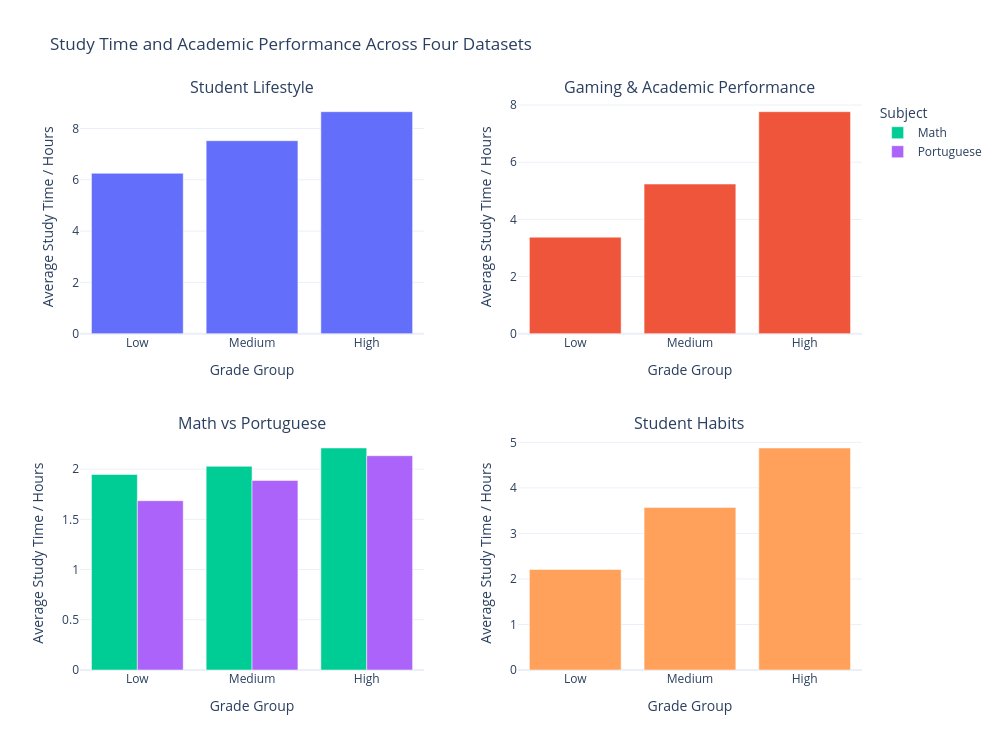

This figure's notebook cell:
### Markdown cell above
## Study time

_Students spending more time studying tend to achieve higher academic performance._

### Code cell
#| class: col-page-right

%run plots/study_time_plot.ipynb

### Figure 1 — Plotly figure (JSON) as saved in the notebook; plotly's stock layout.template omitted (floating-point values rounded to 4 significant figures)
{"data": [{"showlegend": false, "type": "bar", "x": ["Low", "Medium", "High"], "xaxis": "x", "y": [6.252, 7.522, 8.654], "yaxis": "y"}, {"showlegend": false, "type": "bar", "x": ["Low", "Medium", "High"], "xaxis": "x2", "y": [3.378, 5.236, 7.768], "yaxis": "y2"}, {"name": "Math", "type": "bar", "x": ["Low", "Medium", "High"], "xaxis": "x3", "y": [1.946, 2.028, 2.21], "yaxis": "y3"}, {"name": "Portuguese", "type": "bar", "x": ["Low", "Medium", "High"], "xaxis": "x3", "y": [1.685, 1.887, 2.133], "yaxis": "y3"}, {"showlegend": false, "type": "bar", "x": ["Low", "Medium", "High"], "xaxis": "x4", "y": [2.207, 3.571, 4.876], "yaxis": "y4"}], "layout": {"annotations": [{"font": {"size": 16}, "showarrow": false, "text": "Student Lifestyle", "x": 0.22, "xanchor": "center", "xref": "paper", "y": 1, "yanchor": "bottom", "yref": "paper"}, {"font": {"size": 16}, "showarrow": false, "text": "Gaming & Academic Performance", "x": 0.78, "xanchor": "center", "xref": "paper", "y": 1, "yanchor": "bottom", "yref": "paper"}, {"font": {"size": 16}, "showarrow": false, "text": "Math vs Portuguese", "x": 0.22, "xanchor": "center", "xref": "paper", "y": 0.41, "yanchor": "bottom", "yref": "paper"}, {"font": {"size": 16}, "showarrow": false, "text": "Student Habits", "x": 0.78, "xanchor": "center", "xref": "paper", "y": 0.41, "yanchor": "bottom", "yref": "paper"}], "barmode": "group", "height": 750, "legend": {"title": {"text": "Subject"}}, "title": {"text": "Study Time and Academic Performance Across Four Datasets"}, "width": 1000, "xaxis": {"anchor": "y", "domain": [0, 0.44], "title": {"text": "Grade Group"}}, "xaxis2": {"anchor": "y2", "domain": [0.56, 1], "title": {"text": "Grade Group"}}, "xaxis3": {"anchor": "y3", "domain": [0, 0.44], "title": {"text": "Grade Group"}}, "xaxis4": {"anchor": "y4", "domain": [0.56, 1], "title": {"text": "Grade Group"}}, "yaxis": {"anchor": "x", "domain": [0.59, 1], "title": {"text": "Average Study Time / Hours"}}, "yaxis2": {"anchor": "x2", "domain": [0.59, 1], "title": {"text": "Average Study Time / Hours"}}, "yaxis3": {"anchor": "x3", "domain": [0, 0.41], "title": {"text": "Average Study Time / Hours"}}, "yaxis4": {"anchor": "x4", "domain": [0, 0.41], "title": {"text": "Average Study Time / Hours"}}}}
